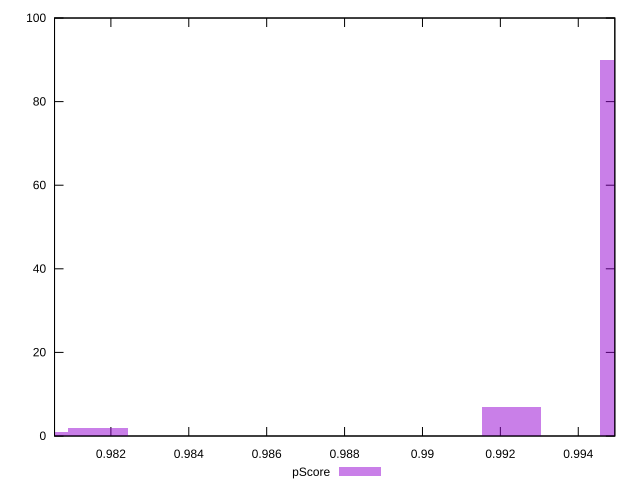

Write gnuplot code to recreate this figure.
reset

$pScore <<EOF
0.9816685205100747 2
0.9953238786006322 90
0.9922893545805083 7
0.9801512585000127 1
EOF

set key outside below
set boxwidth 0.0015172620100619393
set xrange [0.9805529904431076:0.994938758387955]
set yrange [0:100]
set trange [0:100]
set style fill transparent solid 0.5 noborder
set terminal svg size 640, 490 enhanced background rgb 'white'
set output "reports/report_00032_2021-02-25T10-28-15.087Z/first-contentful-paint/samples/card/pScore/histogram.svg"

plot $pScore title "pScore" with boxes

reset
